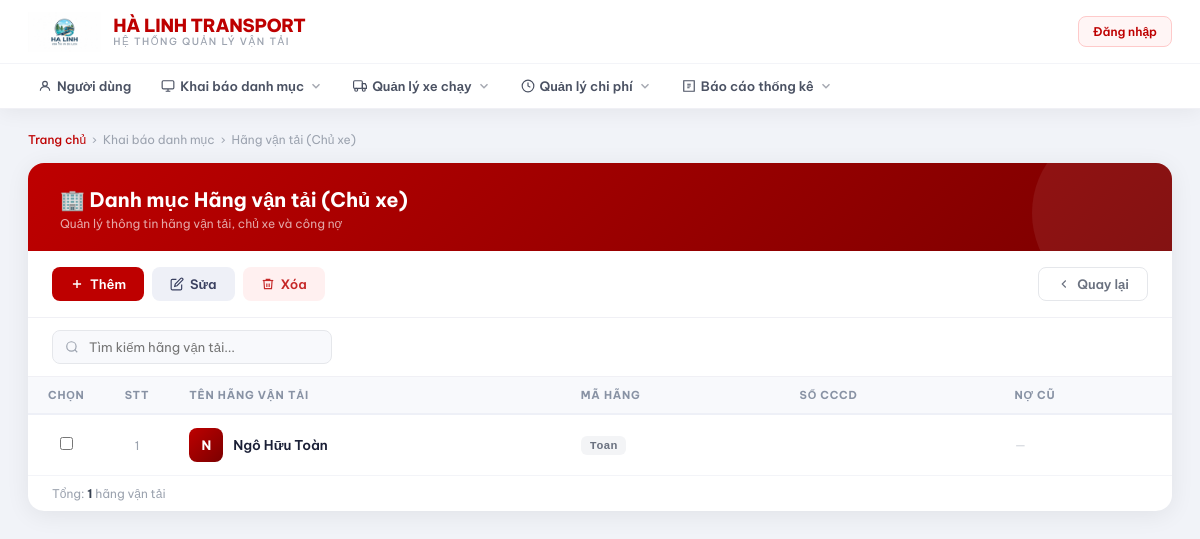
Screenshot of /danh_muc_hang_van_tai.php (signed in) with the database file from the repository.
### tables this page shows
CREATE TABLE `danh_muc_hang_van_tai` (
  `id` int(11) NOT NULL,
  `ma_hang` varchar(50) NOT NULL,
  `ten_hang` varchar(255) NOT NULL,
  `so_cccd` varchar(20) NOT NULL,
  `no_cu` decimal(15,2) NOT NULL
);

### danh_muc_hang_van_tai.php (the view, shortened to what this page needs)
<?php
include 'conn.php';
$result = $conn->query("SELECT * FROM danh_muc_hang_van_tai ORDER BY ten_hang ASC");
$rows = [];
while ($row = $result->fetch_assoc()) $rows[] = $row;
?>
<!DOCTYPE html>
<html lang="vi">
<head>
</head>
<body>
<?php include 'navbar.php'; ?>
<div class="page-wrapper">
    <div class="breadcrumb">
        <a href="index.php">Trang chủ</a>
        <span>›</span>
        <span>Khai báo danh mục</span>
        <span>›</span>
        <span>Hãng vận tải (Chủ xe)</span>
    </div>
    <div class="card">
        <div class="card-header">
            <h1>🏢 Danh mục Hãng vận tải (Chủ xe)</h1>
            <p>Quản lý thông tin hãng vận tải, chủ xe và công nợ</p>
        </div>
        <div class="toolbar">
            <a href="form_hang_van_tai.php?action=add" class="btn btn-primary">
                <svg width="14" height="14" fill="none" stroke="currentColor" stroke-width="2.5" viewBox="0 0 24 24"><path d="M12 5v14M5 12h14"/></svg>
                Thêm
            </a>
            <button class="btn btn-secondary" id="btnEdit">
                <svg width="14" height="14" fill="none" stroke="currentColor" stroke-width="2" viewBox="0 0 24 24"><path d="M11 4H4a2 2 0 0 0-2 2v14a2 2 0 0 0 2 2h14a2 2 0 0 0 2-2v-7"/><path d="M18.5 2.5a2.121 2.121 0 0 1 3 3L12 15l-4 1 1-4 9.5-9.5z"/></svg>
                Sửa
            </button>
            <button class="btn btn-danger" id="btnDelete">
                <svg width="14" height="14" fill="none" stroke="currentColor" stroke-width="2" viewBox="0 0 24 24"><polyline points="3 6 5 6 21 6"/><path d="M19 6l-1 14H6L5 6"/><path d="M10 11v6M14 11v6"/><path d="M9 6V4h6v2"/></svg>
                Xóa
            </button>
            <a href="index.php" class="btn btn-ghost">
                <svg width="14" height="14" fill="none" stroke="currentColor" stroke-width="2" viewBox="0 0 24 24"><path d="M15 18l-6-6 6-6"/></svg>
                Quay lại
            </a>
        </div>
        <div class="search-wrap">
            <input type="text" class="search-input" id="searchInput" placeholder="Tìm kiếm hãng vận tải..." oninput="filterRows()">
        </div>
        <div class="table-wrap">
            <table id="hangTable">
                <thead>
                    <tr>
                        <th>Chọn</th>
                        <th>STT</th>
                        <th>Tên hãng vận tải</th>
                        <th>Mã hãng</th>
                        <th>Số CCCD</th>
                        <th>Nợ cũ</th>
                    </tr>
                </thead>
                <tbody id="tableBody">
                <?php if (empty($rows)): ?>
                <tr><td colspan="6"><div class="empty">
                    <svg width="48" height="48" fill="none" stroke="#d1d5db" stroke-width="1.5" viewBox="0 0 24 24" style="margin:0 auto 8px;display:block;"><rect x="2" y="3" width="20" height="14" rx="2"/><path d="M8 21h8M12 17v4"/></svg>
                    Chưa có hãng vận tải nào
                </div></td></tr>
                <?php else: $stt = 1; foreach ($rows as $row):
                    $initial = strtoupper(mb_substr($row['ten_hang'], 0, 1));
                    $noCu = floatval($row['no_cu']);
                ?>
                <tr onclick="selectRow(this, <?= $row['id'] ?>)">
                    <td><input type="checkbox" name="selected_id" value="<?= $row['id'] ?>" onclick="event.stopPropagation(); selectRow(this.closest('tr'), <?= $row['id'] ?>)"></td>
                    <td><?= $stt++ ?></td>
                    <td>
                        <div class="hang-cell">
                            <div class="hang-avatar"><?= $initial ?></div>
                            <span class="hang-name"><?= htmlspecialchars($row['ten_hang']) ?></span>
                        </div>
                    </td>
                    <td><span class="code-badge"><?= htmlspecialchars($row['ma_hang']) ?></span></td>
                    <td><?= htmlspecialchars($row['so_cccd'] ?? '') ?></td>
                    <td class="<?= $noCu > 0 ? 'money' : 'money-zero' ?>">
                        <?= $noCu > 0 ? number_format($noCu) : '—' ?>
                    </td>
                </tr>
                <?php endforeach; endif; ?>
                </tbody>
            </table>
        </div>
        <div class="table-footer">
            <span>Tổng: <strong id="rowCount"><?= count($rows) ?></strong> hãng vận tải</span>
        </div>
    </div>
</div>
</body>
</html>

### danh_muc_hang_van_tai.php (style rules this page uses)
*, *::before, *::after { box-sizing: border-box; margin: 0; padding: 0; }
body { font-family: 'Be Vietnam Pro', sans-serif; background: #f1f3f8; color: #1a1f36; min-height: 100vh; }
.page-wrapper { margin: 24px 28px; padding: 0 0 40px; }
.breadcrumb { display: flex; align-items: center; gap: 6px; margin-bottom: 16px; font-size: 12px; color: #9ca3af; }
.breadcrumb a { color: #be0000; text-decoration: none; font-weight: 500; }
.card { background: #fff; border-radius: 16px; box-shadow: 0 4px 24px rgba(0,0,0,.07); overflow: hidden; }
.card-header { background: linear-gradient(135deg, #be0000 0%, #7b0000 100%); padding: 24px 32px 20px; position: relative; overflow: hidden; }
.card-header::after { content: ''; position: absolute; right: -40px; top: -40px; width: 180px; height: 180px; border-radius: 50%; background: rgba(255,255,255,.07); }
.card-header h1 { color: #fff; font-size: 20px; font-weight: 700; position: relative; }
.card-header p { color: rgba(255,255,255,.65); font-size: 12px; margin-top: 4px; position: relative; }
.toolbar { display: flex; gap: 8px; padding: 16px 24px; border-bottom: 1px solid #f0f0f5; flex-wrap: wrap; }
.btn { display: inline-flex; align-items: center; gap: 6px; padding: 8px 18px; border-radius: 8px; font-family: inherit; font-size: 13px; font-weight: 600; cursor: pointer; border: none; transition: all .18s; text-decoration: none; }
.btn-primary { background: #be0000; color: #fff; }
.btn-secondary { background: #eef0f7; color: #3a4060; }
.btn-danger { background: #fff0f0; color: #c62828; }
.btn-ghost { background: transparent; color: #6b7280; border: 1px solid #e5e7eb; margin-left: auto; }
.search-wrap { padding: 12px 24px; border-bottom: 1px solid #f0f0f5; }
.search-input { width: 280px; padding: 8px 14px 8px 36px; border: 1px solid #e5e7eb; border-radius: 8px; font-family: inherit; font-size: 13px; color: #374151; transition: border-color .15s, box-shadow .15s; }
.table-wrap { overflow-x: auto; }
table { width: 100%; border-collapse: collapse; }
thead tr { background: #f8f9fc; border-bottom: 2px solid #eef0f7; }
th { padding: 11px 20px; text-align: left; font-size: 11px; font-weight: 700; text-transform: uppercase; letter-spacing: .8px; color: #8892a4; }
th:first-child, th:nth-child(2) { width: 52px; text-align: center; }
tbody tr { border-bottom: 1px solid #f3f4f8; transition: background .12s; cursor: pointer; }
tbody tr:last-child { border-bottom: none; }
td { padding: 13px 20px; font-size: 13.5px; color: #374151; }
td:first-child, td:nth-child(2) { text-align: center; }
td:nth-child(2) { color: #9ca3af; font-size: 12px; }
.hang-cell { display: flex; align-items: center; gap: 10px; }
.hang-avatar { width: 34px; height: 34px; border-radius: 8px; background: linear-gradient(135deg, #be0000, #7b0000); color: #fff; font-size: 13px; font-weight: 700; display: flex; align-items: center; justify-content: center; flex-shrink: 0; }
.hang-name { font-weight: 600; color: #1a1f36; }
.code-badge { display: inline-block; padding: 3px 9px; border-radius: 6px; background: #f3f4f6; color: #6b7280; font-size: 11.5px; font-weight: 600; font-family: monospace; }
.money-zero { color: #d1d5db; }
.table-footer { padding: 10px 24px; border-top: 1px solid #f3f4f8; font-size: 12px; color: #9ca3af; display: flex; justify-content: space-between; align-items: center; }
.table-footer strong { color: #374151; }

### navbar.php (style rules this page uses)
*, *::before, *::after { box-sizing: border-box; }

### rows the page displays
danh_muc_hang_van_tai: ten_hang "N", ten_hang "Ngô Hữu Toàn", ma_hang "Toan"

### other values shown
count($rows) "1"
